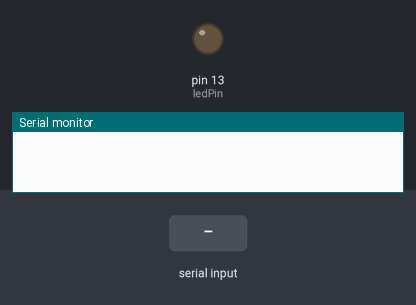
This sketch was run on a simulated Arduino Uno, built with avr-gcc and run on an emulated ATmega328P. On the bench: output pins drawn as LEDs (lit = HIGH), the last lines printed to the serial monitor. The inputs (shaded band) are chosen by the test bench.

Above: at 1.2 s.
1.3 s: "H" received over the second serial link
At 1.7 s:
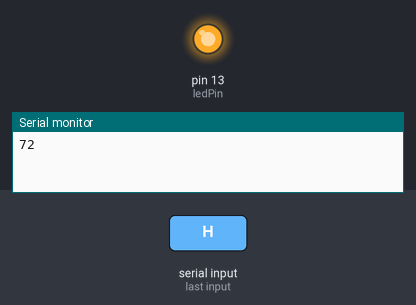
2.8 s: "L" received over the second serial link
At 4.1 s:
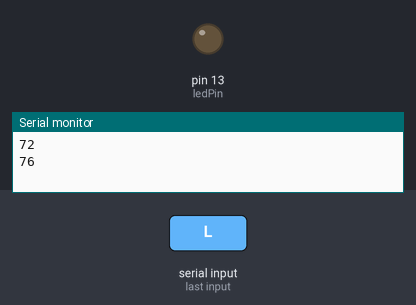
Timing chart, 0 to 5.8 s (numbered marks = the images above; inputs shaded):
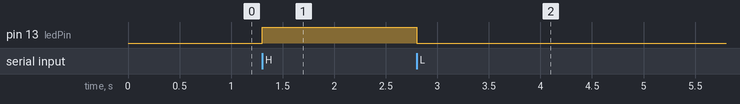

Measured:
- after the input at 1.3 s, pin 13 (ledPin): LOW → HIGH at once
- after the input at 2.8 s, pin 13 (ledPin): HIGH → LOW at once

The sketch:

BluetoothTeste1.ino
```cpp
//Include the SoftwareSerial library
#include "SoftwareSerial.h"

//Create a new software  serial
SoftwareSerial bluetooth(2, 3); //RX, TX

#define ledPin 13       // the pin that the LED is attached to
int incomingByte;      // a variable to read incoming serial data into

void setup() {
  //Initialize the software serial
  bluetooth.begin(9600);
  Serial.begin(19200);

  // initialize the LED pin as an output:
  pinMode(ledPin, OUTPUT);
}

void loop() {
  // see if there's incoming serial data:
  if (bluetooth.available() > 0) {
    // read the oldest byte in the serial buffer:
    incomingByte = bluetooth.read();

    // if it's a capital H (ASCII 72), turn on the LED:
    if (incomingByte == 'H') {
      digitalWrite(ledPin, HIGH);
      bluetooth.println("LED: ON");

    }
    // if it's an L (ASCII 76) turn off the LED:
    if (incomingByte == 'L') {
      digitalWrite(ledPin, LOW);
      bluetooth.println("LED: OFF");
    }
    Serial.println(incomingByte);//faz a leitura (ASCII) das entradas no bluetooth
  }
}
```
